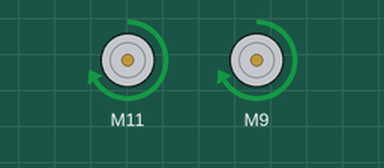
The sketch below on a simulated Arduino Uno, built with avr-gcc and run on an emulated ATmega328P. Shown: 2 × DC motor (green arrow = forward, orange = backward, longer = faster).

Above: at 0.1 s.
Timing chart, 0 to 1.6 s (numbered marks = the images above):
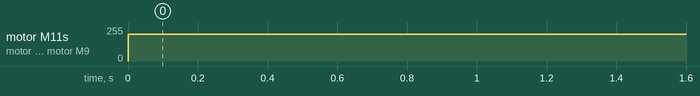

Measured:
- by itself, motor M11, motor M9: stopped → forward 200/255 at 0.00 s

The sketch:

sketch_project-1_move.ino
```cpp
#include <CytronMotorDriver.h>

CytronMD motorLeft(PWM_PWM, 11, 10);
CytronMD motorRight(PWM_PWM, 9, 3);

void setup() { }

void loop() {
    motorLeft.setSpeed(200);
    motorRight.setSpeed(200);
}
```
